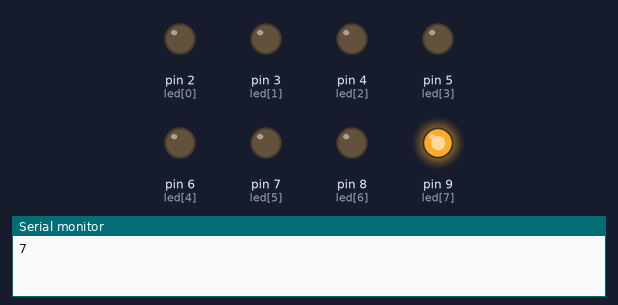
Bench run of a sketch on a simulated Arduino Uno, built with avr-gcc and run on an emulated ATmega328P. Shown: output pins drawn as LEDs (lit = HIGH), the last lines printed to the serial monitor. Random numbers use the default seed unless the sketch sets one.

Above: at 0.1 s.
At 1.1 s:
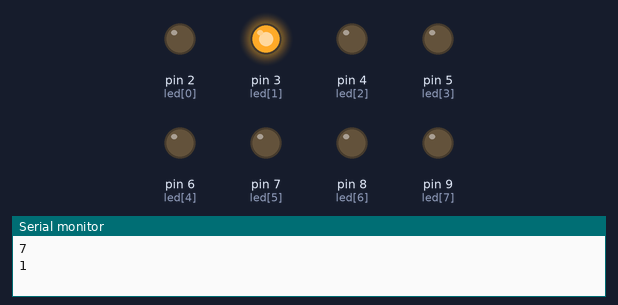
At 3.1 s:
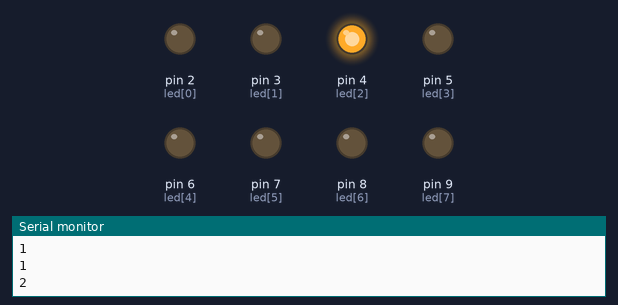
At 5.1 s:
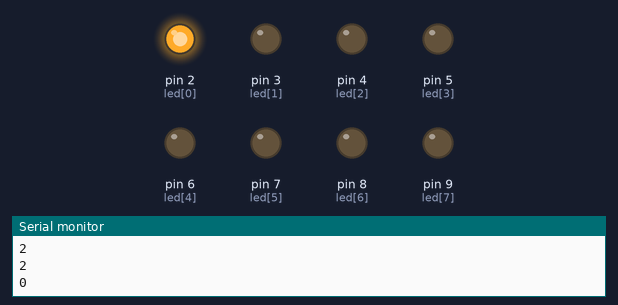
At 22.1 s:
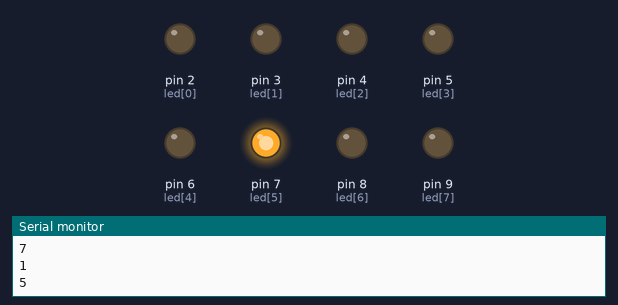
At 38.1 s:
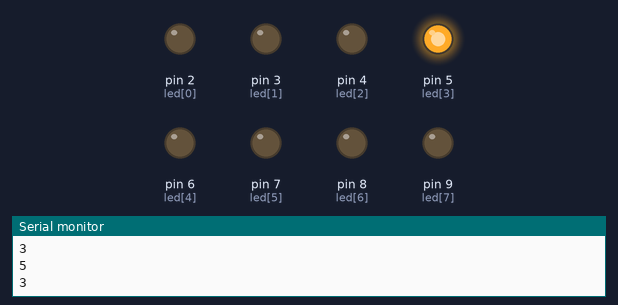
Timing chart, 0 to 40.0 s (numbered marks = the images above):
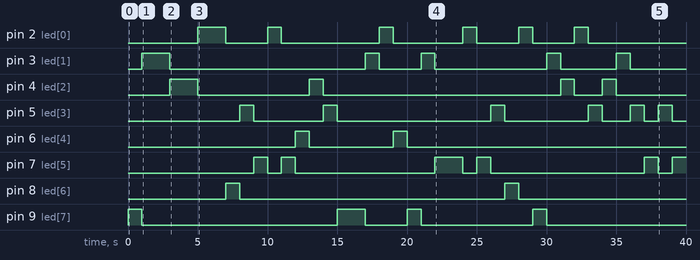

Measured:
- by itself, pin 2 (led[0]): LOW → HIGH at 5.0 s, → LOW 2.0 s later, → HIGH 3.0 s later, → LOW 1.0 s later, … (12 changes in this stretch)
- by itself, pin 3 (led[1]): LOW → HIGH at 1.0 s, → LOW 2.0 s later, → HIGH 14.0 s later, → LOW 1.0 s later, … (10 changes in this stretch)
- by itself, pin 4 (led[2]): LOW → HIGH at 3.0 s, → LOW 2.0 s later, → HIGH 8.0 s later, → LOW 1.0 s later, … (8 changes in this stretch)
- by itself, pin 5 (led[3]): LOW → HIGH at 8.0 s, → LOW 1.0 s later, → HIGH 5.0 s later, → LOW 1.0 s later, … (12 changes in this stretch)
- by itself, pin 6 (led[4]): LOW → HIGH at 12.0 s, → LOW 1.0 s later, → HIGH 6.0 s later, → LOW 1.0 s later, … (4 changes in this stretch)
- by itself, pin 7 (led[5]): LOW → HIGH at 9.0 s, → LOW 1.0 s later, → HIGH 1.0 s later, → LOW 1.0 s later, … (11 changes in this stretch)
- by itself, pin 8 (led[6]): alternates HIGH for 1.0 s and LOW for 19.0 s
- by itself, pin 9 (led[7]): LOW → HIGH at 0.00 s, → LOW 1.0 s later, → HIGH 14.0 s later, → LOW 2.0 s later, … (8 changes in this stretch)

The sketch:

Tarea_3_Patrones_de_encendido.ino
```cpp
int led[] = {2, 3, 4, 5, 6, 7, 8, 9};
int leds[] = {9, 8, 7, 6, 5, 4, 3, 2};
int numeros;

void setup() {
  // put your setup code here, to run once:
  for(int i = 0; i < 9; i++){
    pinMode(led[i], OUTPUT);
  }

  Serial.begin(9600);

}

void loop() {
  // put your main code here, to run repeatedly:

  // Metodo 1
  for(int i = 0; i < 9; i++){
    numeros = random(0, 8);
    digitalWrite(led[numeros], 1);
    Serial.println(numeros);
    delay(1000);
    digitalWrite(led[numeros], 0);
  }

/*
  // Metodo 2
  for(int i = 0; i < 9; i++){
    digitalWrite(led[i], 1);
    delay(1000);
    digitalWrite(led[i], 0);
    Serial.println(i);
  }
*/

/*
  // Metodo 3
  for(int i = 0; i < 9; i++){
    digitalWrite(led[i], 1);
    delay(50);
  }
  for(int i = 0; i < 9; i++){
    digitalWrite(leds[i], 0);
    delay(50);
  }

  delay(1000);

  for(int i = 0; i < 9; i++){
    digitalWrite(led[i], 1);
  }
  delay(1000);
  for(int i = 0; i < 9; i++){
    digitalWrite(led[i], 0);
  }
  delay(1000);
*/
}
```
